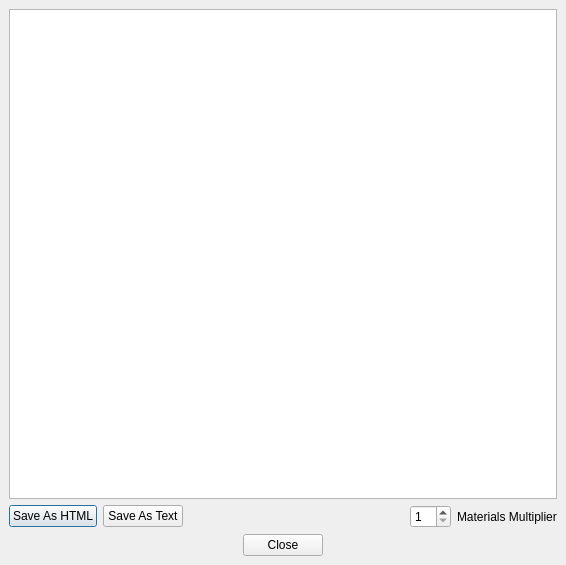
<ui version="4.0" >
 <author></author>
 <comment></comment>
 <exportmacro></exportmacro>
 <class>B_ReportWindow</class>
 <widget class="QDialog" name="B_ReportWindow" >
  <property name="geometry" >
   <rect>
    <x>0</x>
    <y>0</y>
    <width>566</width>
    <height>565</height>
   </rect>
  </property>
  <property name="windowTitle" >
   <string>B_ReportWindow</string>
  </property>
  <layout class="QVBoxLayout" >
   <property name="margin" >
    <number>9</number>
   </property>
   <property name="spacing" >
    <number>6</number>
   </property>
   <item>
    <layout class="QVBoxLayout" >
     <property name="margin" >
      <number>0</number>
     </property>
     <property name="spacing" >
      <number>6</number>
     </property>
     <item>
      <widget class="QTextBrowser" name="ReportText" />
     </item>
     <item>
      <layout class="QHBoxLayout" >
       <property name="margin" >
        <number>0</number>
       </property>
       <property name="spacing" >
        <number>6</number>
       </property>
       <item>
        <widget class="QPushButton" name="PushButton1" >
         <property name="text" >
          <string>Save As HTML</string>
         </property>
        </widget>
       </item>
       <item>
        <widget class="QPushButton" name="PushButton1_2" >
         <property name="text" >
          <string>Save As Text</string>
         </property>
        </widget>
       </item>
       <item>
        <spacer>
         <property name="orientation" >
          <enum>Qt::Horizontal</enum>
         </property>
         <property name="sizeHint" >
          <size>
           <width>16</width>
           <height>20</height>
          </size>
         </property>
        </spacer>
       </item>
       <item>
        <widget class="QSpinBox" name="MatMultiplier" >
         <property name="minimum" >
          <number>1</number>
         </property>
         <property name="value" >
          <number>1</number>
         </property>
        </widget>
       </item>
       <item>
        <widget class="QLabel" name="MMLabel" >
         <property name="text" >
          <string>Materials Multiplier</string>
         </property>
        </widget>
       </item>
      </layout>
     </item>
     <item>
      <layout class="QHBoxLayout" >
       <property name="margin" >
        <number>0</number>
       </property>
       <property name="spacing" >
        <number>6</number>
       </property>
       <item>
        <spacer>
         <property name="orientation" >
          <enum>Qt::Horizontal</enum>
         </property>
         <property name="sizeHint" >
          <size>
           <width>40</width>
           <height>20</height>
          </size>
         </property>
        </spacer>
       </item>
       <item>
        <widget class="QPushButton" name="PushButton2" >
         <property name="text" >
          <string>Close</string>
         </property>
        </widget>
       </item>
       <item>
        <spacer>
         <property name="orientation" >
          <enum>Qt::Horizontal</enum>
         </property>
         <property name="sizeHint" >
          <size>
           <width>40</width>
           <height>20</height>
          </size>
         </property>
        </spacer>
       </item>
      </layout>
     </item>
    </layout>
   </item>
  </layout>
 </widget>
 <pixmapfunction>qPixmapFromMimeSource</pixmapfunction>
 <resources/>
 <connections/>
</ui>
